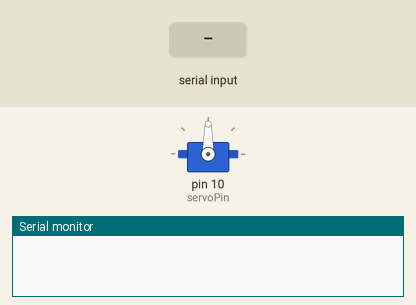
Simulated run of this sketch. Board: Arduino Uno, built with avr-gcc and run on an emulated ATmega328P. Parts: servo, the last lines printed to the serial monitor. Inputs (shaded band) come from the test bench.

Above: at 1.2 s.
1.3 s: "1" received over the second serial link
At 2.0 s:
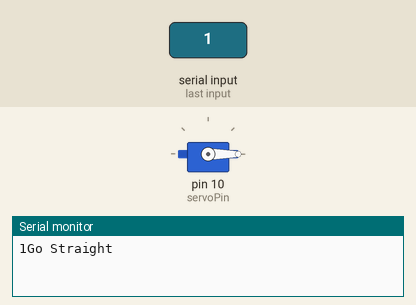
2.8 s: "2" received over the second serial link
At 3.1 s:
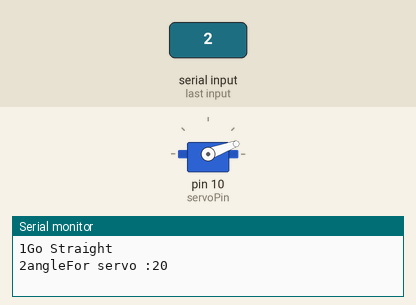
4.3 s: "2" received over the second serial link
At 5.5 s:
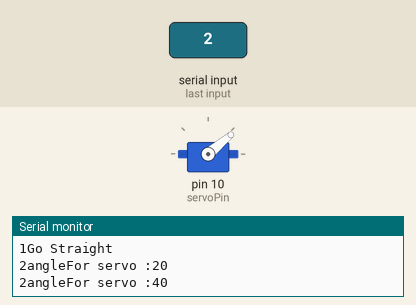
5.8 s: "3" received over the second serial link
At 6.6 s:
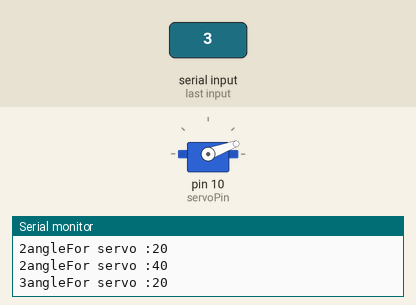
Timing chart, 0 to 8.3 s (numbered marks = the images above; inputs shaded):
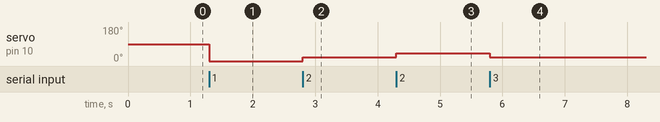

Measured:
- after the input at 1.3 s, servo on pin 10 (servoPin): 90° → 0° at once
- after the input at 2.8 s, servo on pin 10 (servoPin): 0° → 20° at once
- after the input at 4.3 s, servo on pin 10 (servoPin): 20° → 40° at once
- after the input at 5.8 s, servo on pin 10 (servoPin): 40° → 20° at once

The sketch:

RoughDesign.ino
```cpp
#include <Servo.h>
#include <SoftwareSerial.h>

Servo servo;

int servoPin = 10;
int blueTx = 3;     //TXD Pin
int blueRx = 2;     //RXD Pin

int firstDCinput1 = 8;
int firstDCinput2 = 9;

int angleForServo = 0;

SoftwareSerial mySerial(blueTx, blueRx);
char value;

unsigned long previousTime = 0;

void setup() {
  Serial.begin(9600);
  mySerial.begin(9600);
  servo.attach(servoPin, 500, 1500);
  pinMode(firstDCinput1, OUTPUT);
  pinMode(firstDCinput2, OUTPUT);
}

void loop() {
  unsigned long currentTime = millis();

  if(mySerial.available()){
    value = mySerial.read();
    Serial.print(value);

    if(value == '1') {
      digitalWrite(firstDCinput1,HIGH);
      digitalWrite(firstDCinput2,LOW);
      angleForServo = 0;
      Serial.println("Go Straight");
      servo.write(0);
    }
    else if(value == '2') {
      if(currentTime > previousTime + 100) {
        angleForServo += 20;
        previousTime = currentTime;
      }
      digitalWrite(firstDCinput1,LOW);
      digitalWrite(firstDCinput2,LOW);
      Serial.print("angleFor servo :");
      Serial.println(angleForServo);
      servo.write(angleForServo);
      delay(100);
    }
    else if(value == '3') {
      if(currentTime > previousTime + 100) {
        angleForServo -= 20;
        previousTime = currentTime;
      }
      digitalWrite(firstDCinput1,LOW);
      digitalWrite(firstDCinput2,LOW);
      Serial.print("angleFor servo :");
      Serial.println(angleForServo);
      servo.write(angleForServo);
      delay(100);
    }
    else if(value == '4') {
      digitalWrite(firstDCinput1,LOW);
      digitalWrite(firstDCinput2,HIGH);
      Serial.println("Go Back");
      servo.write(0);
      angleForServo = 0;
    }
  }
}
```
